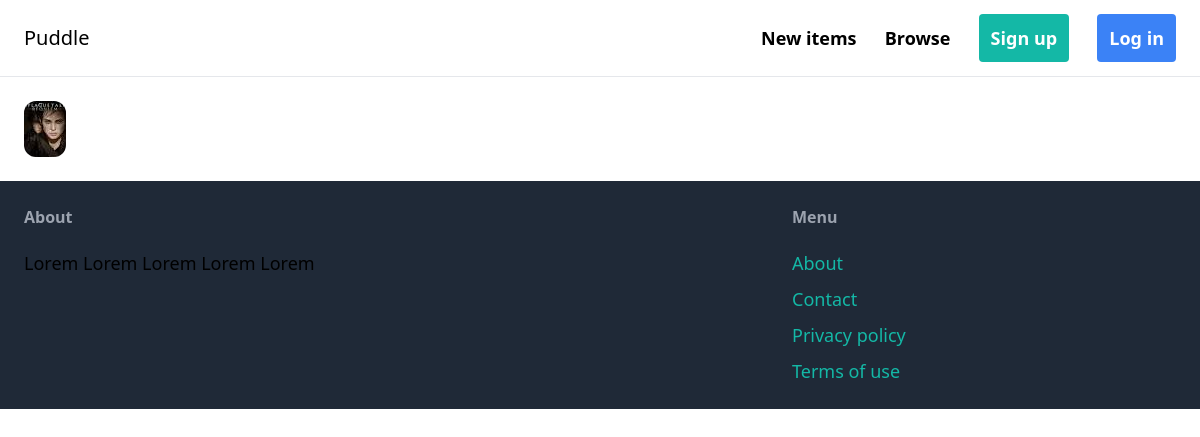
/items/1/, run on an earlier commit of the app's database.
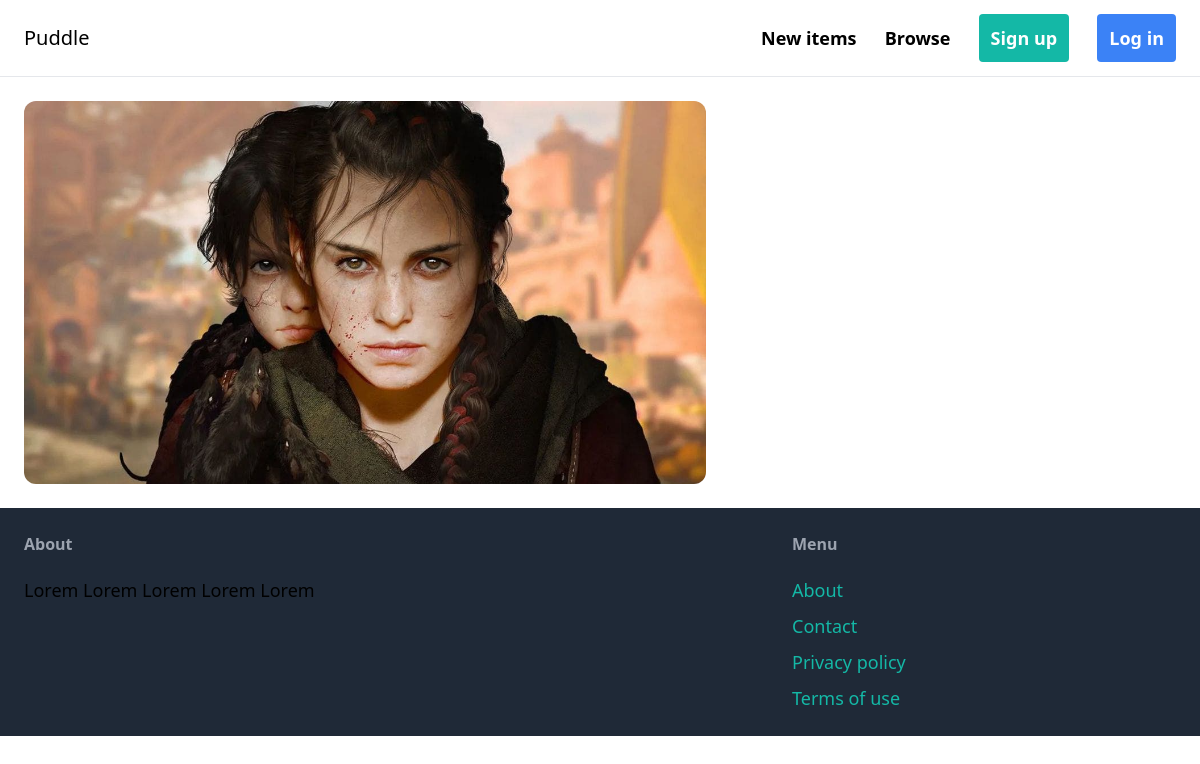
And on a later commit of the database.
### item/models.py (models this page shows, shortened)
class Item(models.Model):
    category = models.ForeignKey(Category, related_name='items', on_delete=models.CASCADE)
    name = models.TextField(blank=True, null=True) #defining name here
    price = models.FloatField()
    description = models.TextField(blank=True, null=True)
    is_sold = models.BooleanField(default=False) #defining
    created_at = models.DateTimeField(auto_now_add=True) #defining created_at
    created_by = models.ForeignKey(User,related_name='items' ,on_delete=models.CASCADE) #defining created_by and On_delete=CASCADE means when a user is deleted all items are deleted which had been created by user before
    image = models.ImageField(upload_to='item_images',blank=True, null=True) #defining image

### item/views.py (the view)
# urls.py: path('<int:pk>/', views.detail, name='detail'),
def detail(request, pk):
    item = get_object_or_404(Item, pk=pk)
    return render(request, 'item/detail.html', {
        'item': item,
    })

### item/templates/item/detail.html (shortened to what this page needs)
{% extends 'core/base.html'%}
{% block content %}
 <div class="grid grid-cols-5 gap-6">
    <div class="col-span-3">
        <img src="{{ item.image.url }}" class="rounded-xl">
    </div>
 </div>
{% endblock %}

What changed in the data, as far as the page shows it:
changed Item: image: a different picture
